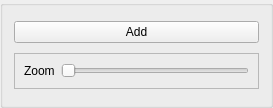
<?xml version="1.0" encoding="UTF-8"?>
<ui version="4.0">
 <class>plotting_control</class>
 <widget class="QGroupBox" name="plotting_control">
  <property name="geometry">
   <rect>
    <x>0</x>
    <y>0</y>
    <width>273</width>
    <height>108</height>
   </rect>
  </property>
  <property name="sizePolicy">
   <sizepolicy hsizetype="Preferred" vsizetype="Fixed">
    <horstretch>0</horstretch>
    <verstretch>0</verstretch>
   </sizepolicy>
  </property>
  <property name="windowTitle">
   <string>GroupBox</string>
  </property>
  <layout class="QVBoxLayout" name="verticalLayout">
   <item>
    <widget class="QPushButton" name="add_plotter">
     <property name="text">
      <string>Add</string>
     </property>
    </widget>
   </item>
   <item>
    <widget class="QFrame" name="frame">
     <property name="maximumSize">
      <size>
       <width>16777215</width>
       <height>36</height>
      </size>
     </property>
     <property name="frameShape">
      <enum>QFrame::StyledPanel</enum>
     </property>
     <property name="frameShadow">
      <enum>QFrame::Raised</enum>
     </property>
     <layout class="QHBoxLayout" name="horizontalLayout">
      <item>
       <widget class="QLabel" name="label">
        <property name="text">
         <string>Zoom</string>
        </property>
       </widget>
      </item>
      <item>
       <widget class="QSlider" name="zoom_slider">
        <property name="orientation">
         <enum>Qt::Horizontal</enum>
        </property>
       </widget>
      </item>
     </layout>
    </widget>
   </item>
  </layout>
 </widget>
 <resources/>
 <connections/>
</ui>
